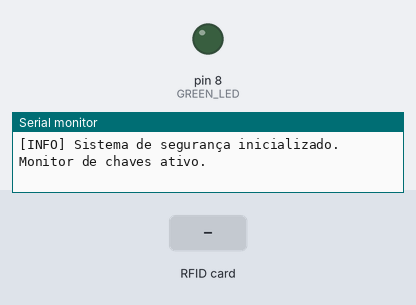
Bench run of a sketch on a simulated Arduino Uno, built with avr-gcc and run on an emulated ATmega328P. Shown: output pins drawn as LEDs (lit = HIGH), the last lines printed to the serial monitor. The test bench sets the inputs (shaded band).

Above: at 1.2 s.
1.3 s: RFID card 5E 7A 19 C4 held to the reader
At 1.9 s:
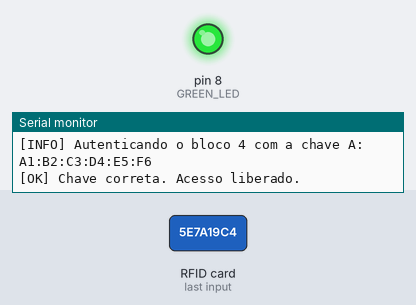
Timing chart, 0 to 5.8 s (numbered marks = the images above; inputs shaded):
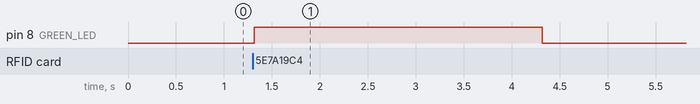

Measured:
- after the input at 1.3 s, pin 8 (GREEN_LED): LOW → HIGH at once, → LOW 3.0 s later

The sketch:

04_clonagem_interceptacao_mifare.ino
```cpp
#include <Wire.h>
#include <Adafruit_PN532.h>

#define PN532_IRQ (2)
#define PN532_RESET (3)
#define GREEN_LED (8)

Adafruit_PN532 nfc(PN532_IRQ, PN532_RESET);

// Chave A de autenticação do setor 1
uint8_t authenticationKey[6] = {0xA1, 0xB2, 0xC3, 0xD4, 0xE5, 0xF6};

void setup(void) {
  Serial.begin(115200);
  pinMode(GREEN_LED, OUTPUT);
  digitalWrite(GREEN_LED, LOW);

  nfc.begin();
  uint32_t firmwareVersion = nfc.getFirmwareVersion();
  if (!firmwareVersion) {
    Serial.print("[ERRO] Falha na comunicação com o PN532.");
    while (1);
  }

  nfc.SAMConfig();
  Serial.println("[INFO] Sistema de segurança inicializado. Monitor de chaves ativo.");
}

void loop(void) {
  uint8_t success;
  uint8_t uid[] = {0, 0, 0, 0, 0, 0, 0};
  uint8_t uidLength;

  success = nfc.readPassiveTargetID(PN532_MIFARE_ISO14443A, uid, &uidLength);

  if (success && uidLength == 4) {
    Serial.println("\n------------------------------------");
    Serial.print("[INFO] Cartão detectado. UID: ");
    for (uint8_t i = 0; i < uidLength; i++) {
      Serial.print(uid[i], HEX);
      Serial.print(" ");
    }
    Serial.println();

    Serial.print("[INFO] Autenticando o bloco 4 com a chave A: ");
    for (uint8_t i = 0; i < 6; i++) {
      if (authenticationKey[i] < 0x10)
        Serial.print("0");
      Serial.print(authenticationKey[i], HEX);
      if (i < 5)
        Serial.print(":");
    }
    Serial.println();

    success = nfc.mifareclassic_AuthenticateBlock(uid, uidLength, 4, 0, authenticationKey);

    if (success) {
      Serial.println("[OK] Chave correta. Acesso liberado.");
      digitalWrite(GREEN_LED, HIGH);
      delay(3000);
      digitalWrite(GREEN_LED, LOW);
    } else {
      Serial.println("[NEGADO] Chave incorreta. Acesso negado.");
      for (int i = 0; i < 3; i++) {
        digitalWrite(GREEN_LED, HIGH);
        delay(100);
        digitalWrite(GREEN_LED, LOW);
        delay(100);
      }
    }
    Serial.println("------------------------------------");
    delay(1000);
  }
}
```
